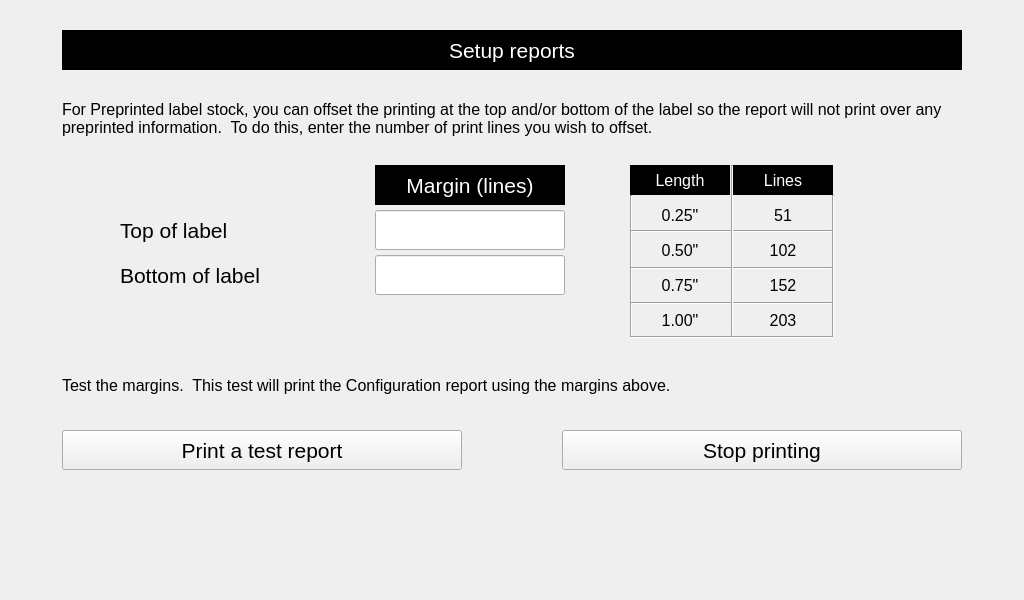
<?xml version="1.0" encoding="UTF-8"?>
<ui version="4.0">
 <class>superPrintSetup</class>
 <widget class="QWidget" name="superPrintSetup">
  <property name="geometry">
   <rect>
    <x>0</x>
    <y>0</y>
    <width>1024</width>
    <height>600</height>
   </rect>
  </property>
  <property name="font">
   <font>
    <pointsize>12</pointsize>
   </font>
  </property>
  <property name="windowTitle">
   <string>Form</string>
  </property>
  <widget class="QLabel" name="lblPrintSetupHeading">
   <property name="geometry">
    <rect>
     <x>62</x>
     <y>30</y>
     <width>900</width>
     <height>40</height>
    </rect>
   </property>
   <property name="font">
    <font>
     <pointsize>16</pointsize>
    </font>
   </property>
   <property name="styleSheet">
    <string notr="true">QLabel
{
	color: white;
     background: black;
 }</string>
   </property>
   <property name="text">
    <string>Setup reports</string>
   </property>
   <property name="alignment">
    <set>Qt::AlignCenter</set>
   </property>
  </widget>
  <widget class="QLabel" name="lblSetupDescription">
   <property name="geometry">
    <rect>
     <x>62</x>
     <y>100</y>
     <width>900</width>
     <height>41</height>
    </rect>
   </property>
   <property name="font">
    <font>
     <pointsize>12</pointsize>
    </font>
   </property>
   <property name="text">
    <string>For Preprinted label stock, you can offset the printing at the top and/or bottom of the label so the report will not print over any preprinted information.  To do this, enter the number of print lines you wish to offset.</string>
   </property>
   <property name="alignment">
    <set>Qt::AlignLeading|Qt::AlignLeft|Qt::AlignTop</set>
   </property>
   <property name="wordWrap">
    <bool>true</bool>
   </property>
  </widget>
  <widget class="QLabel" name="lblTopOfLabel">
   <property name="geometry">
    <rect>
     <x>120</x>
     <y>210</y>
     <width>250</width>
     <height>40</height>
    </rect>
   </property>
   <property name="font">
    <font>
     <pointsize>16</pointsize>
    </font>
   </property>
   <property name="text">
    <string>Top of label</string>
   </property>
  </widget>
  <widget class="QLabel" name="lblBottomOfLabel">
   <property name="geometry">
    <rect>
     <x>120</x>
     <y>255</y>
     <width>250</width>
     <height>40</height>
    </rect>
   </property>
   <property name="font">
    <font>
     <pointsize>16</pointsize>
    </font>
   </property>
   <property name="text">
    <string>Bottom of label</string>
   </property>
  </widget>
  <widget class="hobart::numericLineEdit" name="txtTopOfLabelMargin">
   <property name="geometry">
    <rect>
     <x>375</x>
     <y>210</y>
     <width>190</width>
     <height>40</height>
    </rect>
   </property>
  </widget>
  <widget class="hobart::numericLineEdit" name="txtBottomOfLabelMargin">
   <property name="geometry">
    <rect>
     <x>375</x>
     <y>255</y>
     <width>190</width>
     <height>40</height>
    </rect>
   </property>
  </widget>
  <widget class="QLabel" name="lblMarginHeading">
   <property name="geometry">
    <rect>
     <x>375</x>
     <y>165</y>
     <width>190</width>
     <height>40</height>
    </rect>
   </property>
   <property name="font">
    <font>
     <pointsize>16</pointsize>
    </font>
   </property>
   <property name="styleSheet">
    <string notr="true">QLabel
{
	color: white;
     background: black;
 }</string>
   </property>
   <property name="text">
    <string>Margin (lines)</string>
   </property>
   <property name="alignment">
    <set>Qt::AlignCenter</set>
   </property>
  </widget>
  <widget class="QLabel" name="lblLength">
   <property name="geometry">
    <rect>
     <x>630</x>
     <y>165</y>
     <width>100</width>
     <height>30</height>
    </rect>
   </property>
   <property name="font">
    <font>
     <pointsize>12</pointsize>
    </font>
   </property>
   <property name="styleSheet">
    <string notr="true">QLabel
{
	color: white;
     background: black;
 }</string>
   </property>
   <property name="text">
    <string>Length</string>
   </property>
   <property name="alignment">
    <set>Qt::AlignCenter</set>
   </property>
  </widget>
  <widget class="QLabel" name="lblLines">
   <property name="geometry">
    <rect>
     <x>733</x>
     <y>165</y>
     <width>100</width>
     <height>30</height>
    </rect>
   </property>
   <property name="font">
    <font>
     <pointsize>12</pointsize>
    </font>
   </property>
   <property name="styleSheet">
    <string notr="true">QLabel
{
	color: white;
     background: black;
 }</string>
   </property>
   <property name="text">
    <string>Lines</string>
   </property>
   <property name="alignment">
    <set>Qt::AlignCenter</set>
   </property>
  </widget>
  <widget class="QLabel" name="lblLengthData_1">
   <property name="geometry">
    <rect>
     <x>630</x>
     <y>200</y>
     <width>100</width>
     <height>30</height>
    </rect>
   </property>
   <property name="font">
    <font>
     <pointsize>12</pointsize>
    </font>
   </property>
   <property name="styleSheet">
    <string notr="true"/>
   </property>
   <property name="text">
    <string>0.25&quot;</string>
   </property>
   <property name="alignment">
    <set>Qt::AlignCenter</set>
   </property>
  </widget>
  <widget class="QLabel" name="lblLinesData_1">
   <property name="geometry">
    <rect>
     <x>733</x>
     <y>200</y>
     <width>100</width>
     <height>30</height>
    </rect>
   </property>
   <property name="font">
    <font>
     <pointsize>12</pointsize>
    </font>
   </property>
   <property name="styleSheet">
    <string notr="true"/>
   </property>
   <property name="text">
    <string>51</string>
   </property>
   <property name="alignment">
    <set>Qt::AlignCenter</set>
   </property>
  </widget>
  <widget class="QLabel" name="lblLinesData_2">
   <property name="geometry">
    <rect>
     <x>733</x>
     <y>235</y>
     <width>100</width>
     <height>30</height>
    </rect>
   </property>
   <property name="font">
    <font>
     <pointsize>12</pointsize>
    </font>
   </property>
   <property name="styleSheet">
    <string notr="true"/>
   </property>
   <property name="text">
    <string>102</string>
   </property>
   <property name="alignment">
    <set>Qt::AlignCenter</set>
   </property>
  </widget>
  <widget class="QLabel" name="lblLengthData_2">
   <property name="geometry">
    <rect>
     <x>630</x>
     <y>235</y>
     <width>100</width>
     <height>30</height>
    </rect>
   </property>
   <property name="font">
    <font>
     <pointsize>12</pointsize>
    </font>
   </property>
   <property name="styleSheet">
    <string notr="true"/>
   </property>
   <property name="text">
    <string>0.50&quot;</string>
   </property>
   <property name="alignment">
    <set>Qt::AlignCenter</set>
   </property>
  </widget>
  <widget class="QLabel" name="lblLinesData_3">
   <property name="geometry">
    <rect>
     <x>733</x>
     <y>270</y>
     <width>100</width>
     <height>30</height>
    </rect>
   </property>
   <property name="font">
    <font>
     <pointsize>12</pointsize>
    </font>
   </property>
   <property name="styleSheet">
    <string notr="true"/>
   </property>
   <property name="text">
    <string>152</string>
   </property>
   <property name="alignment">
    <set>Qt::AlignCenter</set>
   </property>
  </widget>
  <widget class="QLabel" name="lblLengthData_3">
   <property name="geometry">
    <rect>
     <x>630</x>
     <y>270</y>
     <width>100</width>
     <height>30</height>
    </rect>
   </property>
   <property name="font">
    <font>
     <pointsize>12</pointsize>
    </font>
   </property>
   <property name="styleSheet">
    <string notr="true"/>
   </property>
   <property name="text">
    <string>0.75&quot;</string>
   </property>
   <property name="alignment">
    <set>Qt::AlignCenter</set>
   </property>
  </widget>
  <widget class="QLabel" name="lblLinesData_4">
   <property name="geometry">
    <rect>
     <x>733</x>
     <y>305</y>
     <width>100</width>
     <height>30</height>
    </rect>
   </property>
   <property name="font">
    <font>
     <pointsize>12</pointsize>
    </font>
   </property>
   <property name="styleSheet">
    <string notr="true"/>
   </property>
   <property name="text">
    <string>203</string>
   </property>
   <property name="alignment">
    <set>Qt::AlignCenter</set>
   </property>
  </widget>
  <widget class="QLabel" name="lblLengthData_4">
   <property name="geometry">
    <rect>
     <x>630</x>
     <y>305</y>
     <width>100</width>
     <height>30</height>
    </rect>
   </property>
   <property name="font">
    <font>
     <pointsize>12</pointsize>
    </font>
   </property>
   <property name="styleSheet">
    <string notr="true"/>
   </property>
   <property name="text">
    <string>1.00&quot;</string>
   </property>
   <property name="alignment">
    <set>Qt::AlignCenter</set>
   </property>
  </widget>
  <widget class="QLabel" name="lblTestTheMargins">
   <property name="geometry">
    <rect>
     <x>62</x>
     <y>370</y>
     <width>900</width>
     <height>30</height>
    </rect>
   </property>
   <property name="text">
    <string>Test the margins.  This test will print the Configuration report using the margins above.</string>
   </property>
  </widget>
  <widget class="QPushButton" name="btnPrintTestReport">
   <property name="geometry">
    <rect>
     <x>62</x>
     <y>430</y>
     <width>400</width>
     <height>40</height>
    </rect>
   </property>
   <property name="sizePolicy">
    <sizepolicy hsizetype="Fixed" vsizetype="Fixed">
     <horstretch>0</horstretch>
     <verstretch>0</verstretch>
    </sizepolicy>
   </property>
   <property name="minimumSize">
    <size>
     <width>400</width>
     <height>40</height>
    </size>
   </property>
   <property name="maximumSize">
    <size>
     <width>400</width>
     <height>40</height>
    </size>
   </property>
   <property name="font">
    <font>
     <pointsize>16</pointsize>
    </font>
   </property>
   <property name="text">
    <string>Print a test report</string>
   </property>
  </widget>
  <widget class="QPushButton" name="btnStopPrinting">
   <property name="geometry">
    <rect>
     <x>562</x>
     <y>430</y>
     <width>400</width>
     <height>40</height>
    </rect>
   </property>
   <property name="sizePolicy">
    <sizepolicy hsizetype="Fixed" vsizetype="Fixed">
     <horstretch>0</horstretch>
     <verstretch>0</verstretch>
    </sizepolicy>
   </property>
   <property name="minimumSize">
    <size>
     <width>400</width>
     <height>40</height>
    </size>
   </property>
   <property name="maximumSize">
    <size>
     <width>400</width>
     <height>40</height>
    </size>
   </property>
   <property name="font">
    <font>
     <pointsize>16</pointsize>
    </font>
   </property>
   <property name="text">
    <string>Stop printing</string>
   </property>
  </widget>
  <widget class="Line" name="line">
   <property name="geometry">
    <rect>
     <x>621</x>
     <y>195</y>
     <width>20</width>
     <height>141</height>
    </rect>
   </property>
   <property name="orientation">
    <enum>Qt::Vertical</enum>
   </property>
  </widget>
  <widget class="Line" name="line_2">
   <property name="geometry">
    <rect>
     <x>823</x>
     <y>195</y>
     <width>20</width>
     <height>141</height>
    </rect>
   </property>
   <property name="orientation">
    <enum>Qt::Vertical</enum>
   </property>
  </widget>
  <widget class="Line" name="line_3">
   <property name="geometry">
    <rect>
     <x>630</x>
     <y>329</y>
     <width>203</width>
     <height>16</height>
    </rect>
   </property>
   <property name="orientation">
    <enum>Qt::Horizontal</enum>
   </property>
  </widget>
  <widget class="Line" name="line_4">
   <property name="geometry">
    <rect>
     <x>631</x>
     <y>223</y>
     <width>201</width>
     <height>16</height>
    </rect>
   </property>
   <property name="orientation">
    <enum>Qt::Horizontal</enum>
   </property>
  </widget>
  <widget class="Line" name="line_5">
   <property name="geometry">
    <rect>
     <x>631</x>
     <y>260</y>
     <width>201</width>
     <height>16</height>
    </rect>
   </property>
   <property name="orientation">
    <enum>Qt::Horizontal</enum>
   </property>
  </widget>
  <widget class="Line" name="line_6">
   <property name="geometry">
    <rect>
     <x>631</x>
     <y>295</y>
     <width>201</width>
     <height>16</height>
    </rect>
   </property>
   <property name="orientation">
    <enum>Qt::Horizontal</enum>
   </property>
  </widget>
  <widget class="Line" name="line_7">
   <property name="geometry">
    <rect>
     <x>722</x>
     <y>165</y>
     <width>20</width>
     <height>171</height>
    </rect>
   </property>
   <property name="orientation">
    <enum>Qt::Vertical</enum>
   </property>
  </widget>
 </widget>
 <customwidgets>
  <customwidget>
   <class>hobart::numericLineEdit</class>
   <extends>QLineEdit</extends>
   <header location="global">numericlineedit.h</header>
  </customwidget>
 </customwidgets>
 <resources/>
 <connections/>
</ui>
